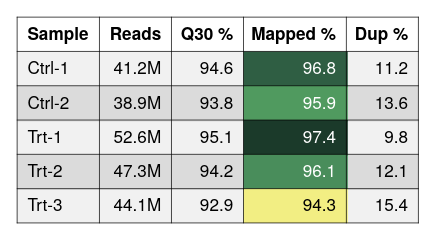

This figure's Vega-Lite source:
### Vega-Lite specification from a JSON file in a GitHub repository (floating-point values rounded to 4 significant figures)
{"background": null, "config": {"arc": {"fill": "#DBDBDB", "fillOpacity": 1.0, "innerRadius": 25.0, "padAngle": 0.03, "stroke": "black", "strokeOpacity": 1, "strokeWidth": 0.25}, "area": {"fill": "#DBDBDB", "fillOpacity": 1.0, "stroke": "black", "strokeOpacity": 1, "strokeWidth": 0.25}, "axis": {"domain": true, "domainCap": "round", "domainColor": "black", "domainWidth": 0.25, "grid": false, "gridCap": "round", "gridColor": "#F1F1F1", "gridDash": [0, 0], "gridOpacity": 1.0, "gridWidth": 0.25, "labelColor": "black", "labelFont": "Helvetica Neue, HelveticaNeue, Helvetica, Arial, sans-serif", "labelFontSize": 6, "labelFontStyle": "normal", "labelFontWeight": 400, "offset": 0, "ticks": true, "tickCap": "round", "tickColor": "black", "tickRound": false, "tickSize": 3.0, "tickWidth": 0.25, "titleColor": "black", "titleFont": "Helvetica Neue, HelveticaNeue, Helvetica, Arial, sans-serif", "titleFontSize": 6, "titleFontStyle": "normal", "titleFontWeight": 400}, "axisX": {"domain": true, "labelAlign": "center", "labelAngle": 0, "labels": true, "ticks": true, "translate": 0}, "axisY": {"domain": true, "labelAlign": "right", "labelAngle": 0, "labels": true, "ticks": true, "translate": 0}, "axisRight": {"domain": true, "labelAlign": "left", "labelAngle": 0, "labels": true, "ticks": true, "translate": 0}, "axisTop": {"domain": true, "labelAlign": "center", "labelAngle": 0, "labels": true, "ticks": true, "translate": 0}, "axisBand": {"tickOffset": 0}, "bar": {"fill": "#DBDBDB", "fillOpacity": 1.0, "stroke": "black", "strokeOpacity": 1, "strokeWidth": 0.25}, "boxplot": {"size": 9.0, "ticks": {"cornerRadius": 0.25, "fill": "black", "opacity": 1, "size": 4.5, "thickness": 0.25}, "box": {"fillOpacity": 1.0, "stroke": "black", "strokeOpacity": 1, "strokeWidth": 0.25}, "median": {"cornerRadius": 0, "fill": "black", "fillOpacity": 1.0, "opacity": 1, "size": 9.0, "thickness": 0.25}, "rule": {"fill": "black", "fillOpacity": 1.0, "size": 10.0, "stroke": "black", "strokeDash": [0, 0], "strokeOpacity": 1, "strokeWidth": 0.25}, "outliers": {"color": "black", "fill": "black", "fillOpacity": 1.0, "size": 0, "stroke": "black", "strokeOpacity": 1, "strokeWidth": 0.25}}, "circle": {"fill": "black", "fillOpacity": 1.0, "size": 1.25, "stroke": null, "strokeOpacity": 1, "strokeWidth": 0.25}, "errorband": {"band": {"fillOpacity": 0.6, "stroke": null, "strokeWidth": 0.25, "strokeOpacity": 1}, "borders": {"opacity": 0, "strokeOpacity": 1, "strokeWidth": 0.25}}, "errorbar": {"opacity": 1, "rule": {"strokeDash": [0, 0], "strokeWidth": 0.25}, "ticks": {"color": "black", "cornerRadius": 0.125, "opacity": 1, "size": 6.0, "thickness": 0.25}, "thickness": 0.25}, "font": "Helvetica Neue, HelveticaNeue, Helvetica, Arial, sans-serif", "geoshape": {"fill": "#DBDBDB", "fillOpacity": 1.0, "stroke": "black", "strokeOpacity": 1, "strokeWidth": 0.25}, "header": {"labelColor": "black", "labelFont": "Helvetica Neue, HelveticaNeue, Helvetica, Arial, sans-serif", "labelFontSize": 6, "labelFontStyle": "normal", "labelFontWeight": 400, "titleColor": "black", "titleFont": "Helvetica Neue, HelveticaNeue, Helvetica, Arial, sans-serif", "titleFontSize": 6, "titleFontStyle": "normal", "titleFontWeight": 400, "titlePadding": 0}, "legend": {"disable": false, "offset": 4.5, "titlePadding": 4, "labelOffset": 2, "gradientLabelOffset": 2, "columnPadding": 4, "rowPadding": 2, "gradientThickness": 5, "gradientOpacity": 1.0, "gradientStrokeColor": "black", "gradientStrokeWidth": 0.25, "labelColor": "black", "labelFont": "Helvetica Neue, HelveticaNeue, Helvetica, Arial, sans-serif", "labelFontSize": 6, "labelFontStyle": "normal", "labelFontWeight": 400, "strokeColor": "black", "strokeWidth": 0, "symbolSize": 36, "symbolStrokeColor": "black", "symbolStrokeWidth": 0.25, "titleColor": "black", "titleFont": "Helvetica Neue, HelveticaNeue, Helvetica, Arial, sans-serif", "titleFontSize": 6, "titleFontStyle": "normal", "titleFontWeight": 400}, "line": {"color": "black", "stroke": "black", "strokeCap": "butt", "strokeDash": [0, 0], "strokeOpacity": 1, "strokeWidth": 0.5}, "point": {"filled": true, "fill": "#DBDBDB", "fillOpacity": 1.0, "size": 5.0, "stroke": "black", "strokeOpacity": 1, "strokeWidth": 0.25}, "range": {"category": ["#9D9D9D", "#28287D", "#004225", "#47266F", "#00605D", "#DBDBDB", "#7983C1", "#6E927B", "#937FB4", "#699A97"], "diverging": {"scheme": ["#4F4265", "#6A5C82", "#85789D", "#A196B7", "#BDB5CE", "#D8D6DD", "#F6F6F6", "#CED8D7", "#9DBFBD", "#75A3A0", "#518683", "#326967", "#164D4B"]}, "heatmap": {"scheme": ["#440154", "#472270", "#433E82", "#38598C", "#2C728E", "#238A8D", "#24A086", "#39B578", "#5DC862", "#96D646", "#CAE02D", "#FDE724"]}, "ordinal": {"scheme": ["#F1F1F1", "#DBDBDB", "#C6C6C6", "#B2B2B2", "#9D9D9D", "#898989", "#767676", "#636363", "#515151", "#404040", "#2F2F2F", "#1F1F1F"]}, "ramp": {"scheme": ["#440154", "#472270", "#433E82", "#38598C", "#2C728E", "#238A8D", "#24A086", "#39B578", "#5DC862", "#96D646", "#CAE02D", "#FDE724"]}}, "rule": {"color": "black", "stroke": "black", "strokeCap": "round", "strokeDash": [2, 2], "strokeOpacity": 1, "strokeWidth": 0.25}, "scale": {"barBandPaddingInner": 0.1, "rectBandPaddingInner": 0, "tickBandPaddingInner": 0.1, "bandPaddingOuter": 0.1, "bandWithNestedOffsetPaddingInner": 0.2, "bandWithNestedOffsetPaddingOuter": 0.2, "offsetBandPaddingInner": 0, "offsetBandPaddingOuter": 0, "continuousPadding": 5.0, "round": false}, "rect": {"fill": "#DBDBDB", "fillOpacity": 1.0, "stroke": "black", "strokeOpacity": 1, "strokeWidth": 0.25}, "square": {"fill": "#DBDBDB", "fillOpacity": 1.0, "size": 10.0, "stroke": "black", "strokeOpacity": 1, "strokeWidth": 0.25}, "text": {"color": "black", "font": "Helvetica Neue, HelveticaNeue, Helvetica, Arial, sans-serif", "fontSize": 6, "fontStyle": "normal", "fontWeight": 400}, "tick": {"color": "black", "cornerRadius": 0.125, "opacity": 1.0, "size": 9.0, "thickness": 0.25}, "title": {"anchor": "middle", "frame": "group", "color": "black", "font": "Helvetica Neue, HelveticaNeue, Helvetica, Arial, sans-serif", "fontSize": 6, "fontStyle": "normal", "fontWeight": 400, "subtitleColor": "black", "subtitleFont": "Helvetica Neue, HelveticaNeue, Helvetica, Arial, sans-serif", "subtitleFontSize": 6, "subtitleFontStyle": "normal", "subtitleFontWeight": 400}, "trail": {"color": "black", "opacity": 1, "size": 0.5}, "view": {"continuousWidth": 100, "continuousHeight": 100, "discreteWidth": 100, "discreteHeight": 100, "fill": null, "stroke": null, "strokeWidth": 0.25}}, "layer": [{"data": {"name": "data-91056f8938c756990760b3ee3ffbadab"}, "mark": {"type": "rect", "fill": "#F1F1F1", "stroke": null, "strokeWidth": 0}, "encoding": {"x": {"value": 0}, "x2": {"value": 29.3}, "y": {"axis": null, "field": "__ytop", "scale": {"domain": [0, 72], "nice": false, "padding": 0, "range": [0, 72], "zero": false}, "type": "quantitative"}, "y2": {"field": "__ybot"}}, "transform": [{"window": [{"op": "row_number", "field": "", "as": "__rowidx"}]}, {"calculate": "12 + (datum.__rowidx - 1) * 12", "as": "__ytop"}, {"calculate": "min(12 + datum.__rowidx * 12 + 0.5, 72)", "as": "__ybot"}, {"calculate": "12 + (datum.__rowidx - 0.5) * 12", "as": "__ymid"}, {"filter": "(datum.__rowidx - 1) % 2 == 0"}]}, {"data": {"name": "data-91056f8938c756990760b3ee3ffbadab"}, "mark": {"type": "rect", "fill": "#DBDBDB", "stroke": null, "strokeWidth": 0}, "encoding": {"x": {"value": 0}, "x2": {"value": 29.3}, "y": {"axis": null, "field": "__ytop", "scale": {"domain": [0, 72], "nice": false, "padding": 0, "range": [0, 72], "zero": false}, "type": "quantitative"}, "y2": {"field": "__ybot"}}, "transform": [{"window": [{"op": "row_number", "field": "", "as": "__rowidx"}]}, {"calculate": "12 + (datum.__rowidx - 1) * 12", "as": "__ytop"}, {"calculate": "min(12 + datum.__rowidx * 12 + 0.5, 72)", "as": "__ybot"}, {"calculate": "12 + (datum.__rowidx - 0.5) * 12", "as": "__ymid"}, {"filter": "(datum.__rowidx - 1) % 2 == 1"}]}, {"data": {"name": "data-91056f8938c756990760b3ee3ffbadab"}, "mark": {"type": "rect", "fill": "#F1F1F1", "stroke": null, "strokeWidth": 0}, "encoding": {"x": {"value": 28.8}, "x2": {"value": 54.5}, "y": {"axis": null, "field": "__ytop", "scale": {"domain": [0, 72], "nice": false, "padding": 0, "range": [0, 72], "zero": false}, "type": "quantitative"}, "y2": {"field": "__ybot"}}, "transform": [{"window": [{"op": "row_number", "field": "", "as": "__rowidx"}]}, {"calculate": "12 + (datum.__rowidx - 1) * 12", "as": "__ytop"}, {"calculate": "min(12 + datum.__rowidx * 12 + 0.5, 72)", "as": "__ybot"}, {"calculate": "12 + (datum.__rowidx - 0.5) * 12", "as": "__ymid"}, {"filter": "(datum.__rowidx - 1) % 2 == 0"}]}, {"data": {"name": "data-91056f8938c756990760b3ee3ffbadab"}, "mark": {"type": "rect", "fill": "#DBDBDB", "stroke": null, "strokeWidth": 0}, "encoding": {"x": {"value": 28.8}, "x2": {"value": 54.5}, "y": {"axis": null, "field": "__ytop", "scale": {"domain": [0, 72], "nice": false, "padding": 0, "range": [0, 72], "zero": false}, "type": "quantitative"}, "y2": {"field": "__ybot"}}, "transform": [{"window": [{"op": "row_number", "field": "", "as": "__rowidx"}]}, {"calculate": "12 + (datum.__rowidx - 1) * 12", "as": "__ytop"}, {"calculate": "min(12 + datum.__rowidx * 12 + 0.5, 72)", "as": "__ybot"}, {"calculate": "12 + (datum.__rowidx - 0.5) * 12", "as": "__ymid"}, {"filter": "(datum.__rowidx - 1) % 2 == 1"}]}, {"data": {"name": "data-91056f8938c756990760b3ee3ffbadab"}, "mark": {"type": "rect", "fill": "#F1F1F1", "stroke": null, "strokeWidth": 0}, "encoding": {"x": {"value": 54.0}, "x2": {"value": 79.7}, "y": {"axis": null, "field": "__ytop", "scale": {"domain": [0, 72], "nice": false, "padding": 0, "range": [0, 72], "zero": false}, "type": "quantitative"}, "y2": {"field": "__ybot"}}, "transform": [{"window": [{"op": "row_number", "field": "", "as": "__rowidx"}]}, {"calculate": "12 + (datum.__rowidx - 1) * 12", "as": "__ytop"}, {"calculate": "min(12 + datum.__rowidx * 12 + 0.5, 72)", "as": "__ybot"}, {"calculate": "12 + (datum.__rowidx - 0.5) * 12", "as": "__ymid"}, {"filter": "(datum.__rowidx - 1) % 2 == 0"}]}, {"data": {"name": "data-91056f8938c756990760b3ee3ffbadab"}, "mark": {"type": "rect", "fill": "#DBDBDB", "stroke": null, "strokeWidth": 0}, "encoding": {"x": {"value": 54.0}, "x2": {"value": 79.7}, "y": {"axis": null, "field": "__ytop", "scale": {"domain": [0, 72], "nice": false, "padding": 0, "range": [0, 72], "zero": false}, "type": "quantitative"}, "y2": {"field": "__ybot"}}, "transform": [{"window": [{"op": "row_number", "field": "", "as": "__rowidx"}]}, {"calculate": "12 + (datum.__rowidx - 1) * 12", "as": "__ytop"}, {"calculate": "min(12 + datum.__rowidx * 12 + 0.5, 72)", "as": "__ybot"}, {"calculate": "12 + (datum.__rowidx - 0.5) * 12", "as": "__ymid"}, {"filter": "(datum.__rowidx - 1) % 2 == 1"}]}, {"data": {"name": "data-91056f8938c756990760b3ee3ffbadab"}, "mark": {"type": "rect", "fill": "#F1F1F1", "stroke": null, "strokeWidth": 0}, "encoding": {"x": {"value": 79.2}, "x2": {"value": 115.7}, "y": {"axis": null, "field": "__ytop", "scale": {"domain": [0, 72], "nice": false, "padding": 0, "range": [0, 72], "zero": false}, "type": "quantitative"}, "y2": {"field": "__ybot"}}, "transform": [{"window": [{"op": "row_number", "field": "", "as": "__rowidx"}]}, {"calculate": "12 + (datum.__rowidx - 1) * 12", "as": "__ytop"}, {"calculate": "min(12 + datum.__rowidx * 12 + 0.5, 72)", "as": "__ybot"}, {"calculate": "12 + (datum.__rowidx - 0.5) * 12", "as": "__ymid"}, {"filter": "(datum.__rowidx - 1) % 2 == 0"}]}, {"data": {"name": "data-91056f8938c756990760b3ee3ffbadab"}, "mark": {"type": "rect", "fill": "#DBDBDB", "stroke": null, "strokeWidth": 0}, "encoding": {"x": {"value": 79.2}, "x2": {"value": 115.7}, "y": {"axis": null, "field": "__ytop", "scale": {"domain": [0, 72], "nice": false, "padding": 0, "range": [0, 72], "zero": false}, "type": "quantitative"}, "y2": {"field": "__ybot"}}, "transform": [{"window": [{"op": "row_number", "field": "", "as": "__rowidx"}]}, {"calculate": "12 + (datum.__rowidx - 1) * 12", "as": "__ytop"}, {"calculate": "min(12 + datum.__rowidx * 12 + 0.5, 72)", "as": "__ybot"}, {"calculate": "12 + (datum.__rowidx - 0.5) * 12", "as": "__ymid"}, {"filter": "(datum.__rowidx - 1) % 2 == 1"}]}, {"data": {"name": "data-91056f8938c756990760b3ee3ffbadab"}, "mark": {"type": "rect", "fill": "#F1F1F1", "stroke": null, "strokeWidth": 0}, "encoding": {"x": {"value": 115.2}, "x2": {"value": 140.4}, "y": {"axis": null, "field": "__ytop", "scale": {"domain": [0, 72], "nice": false, "padding": 0, "range": [0, 72], "zero": false}, "type": "quantitative"}, "y2": {"field": "__ybot"}}, "transform": [{"window": [{"op": "row_number", "field": "", "as": "__rowidx"}]}, {"calculate": "12 + (datum.__rowidx - 1) * 12", "as": "__ytop"}, {"calculate": "min(12 + datum.__rowidx * 12 + 0.5, 72)", "as": "__ybot"}, {"calculate": "12 + (datum.__rowidx - 0.5) * 12", "as": "__ymid"}, {"filter": "(datum.__rowidx - 1) % 2 == 0"}]}, {"data": {"name": "data-91056f8938c756990760b3ee3ffbadab"}, "mark": {"type": "rect", "fill": "#DBDBDB", "stroke": null, "strokeWidth": 0}, "encoding": {"x": {"value": 115.2}, "x2": {"value": 140.4}, "y": {"axis": null, "field": "__ytop", "scale": {"domain": [0, 72], "nice": false, "padding": 0, "range": [0, 72], "zero": false}, "type": "quantitative"}, "y2": {"field": "__ybot"}}, "transform": [{"window": [{"op": "row_number", "field": "", "as": "__rowidx"}]}, {"calculate": "12 + (datum.__rowidx - 1) * 12", "as": "__ytop"}, {"calculate": "min(12 + datum.__rowidx * 12 + 0.5, 72)", "as": "__ybot"}, {"calculate": "12 + (datum.__rowidx - 0.5) * 12", "as": "__ymid"}, {"filter": "(datum.__rowidx - 1) % 2 == 1"}]}, {"data": {"name": "data-91056f8938c756990760b3ee3ffbadab"}, "mark": {"type": "rect", "stroke": null, "strokeWidth": 0}, "encoding": {"color": {"field": "mapped", "legend": null, "scale": {"domain": [94.3, 97.4], "range": ["#F2EE83", "#CEE37A", "#ACD770", "#8AC867", "#68B961", "#58A761", "#4D945E", "#438156", "#396E4D", "#2E5C42", "#244B36", "#1B3A2A"]}, "type": "quantitative"}, "x": {"value": 79.2}, "x2": {"value": 115.7}, "y": {"axis": null, "field": "__ytop", "scale": {"domain": [0, 72], "nice": false, "padding": 0, "range": [0, 72], "zero": false}, "type": "quantitative"}, "y2": {"field": "__ybot"}}, "transform": [{"window": [{"op": "row_number", "field": "", "as": "__rowidx"}]}, {"calculate": "12 + (datum.__rowidx - 1) * 12", "as": "__ytop"}, {"calculate": "min(12 + datum.__rowidx * 12 + 0.5, 72)", "as": "__ybot"}, {"calculate": "12 + (datum.__rowidx - 0.5) * 12", "as": "__ymid"}]}, {"data": {"values": [{"__dysonsphere__": 1}]}, "mark": {"type": "rule", "color": "black", "strokeDash": [0, 0], "strokeWidth": 0.25}, "encoding": {"x": {"value": 0}, "x2": {"value": 140.4}, "y": {"value": 12}}}, {"data": {"values": [{"__dysonsphere__": 1}]}, "mark": {"type": "rule", "color": "black", "strokeDash": [0, 0], "strokeWidth": 0.25}, "encoding": {"x": {"value": 0}, "x2": {"value": 140.4}, "y": {"value": 24}}}, {"data": {"values": [{"__dysonsphere__": 1}]}, "mark": {"type": "rule", "color": "black", "strokeDash": [0, 0], "strokeWidth": 0.25}, "encoding": {"x": {"value": 0}, "x2": {"value": 140.4}, "y": {"value": 36}}}, {"data": {"values": [{"__dysonsphere__": 1}]}, "mark": {"type": "rule", "color": "black", "strokeDash": [0, 0], "strokeWidth": 0.25}, "encoding": {"x": {"value": 0}, "x2": {"value": 140.4}, "y": {"value": 48}}}, {"data": {"values": [{"__dysonsphere__": 1}]}, "mark": {"type": "rule", "color": "black", "strokeDash": [0, 0], "strokeWidth": 0.25}, "encoding": {"x": {"value": 0}, "x2": {"value": 140.4}, "y": {"value": 60}}}, {"data": {"values": [{"__dysonsphere__": 1}]}, "mark": {"type": "rule", "color": "black", "strokeDash": [0, 0], "strokeWidth": 0.25}, "encoding": {"x": {"value": 28.8}, "y": {"value": 0}, "y2": {"value": 72}}}, {"data": {"values": [{"__dysonsphere__": 1}]}, "mark": {"type": "rule", "color": "black", "strokeDash": [0, 0], "strokeWidth": 0.25}, "encoding": {"x": {"value": 54.0}, "y": {"value": 0}, "y2": {"value": 72}}}, {"data": {"values": [{"__dysonsphere__": 1}]}, "mark": {"type": "rule", "color": "black", "strokeDash": [0, 0], "strokeWidth": 0.25}, "encoding": {"x": {"value": 79.2}, "y": {"value": 0}, "y2": {"value": 72}}}, {"data": {"values": [{"__dysonsphere__": 1}]}, "mark": {"type": "rule", "color": "black", "strokeDash": [0, 0], "strokeWidth": 0.25}, "encoding": {"x": {"value": 115.2}, "y": {"value": 0}, "y2": {"value": 72}}}, {"data": {"values": [{"__dysonsphere__": 1}]}, "mark": {"type": "rule", "color": "black", "strokeDash": [0, 0], "strokeWidth": 0.25}, "encoding": {"x": {"value": 0}, "x2": {"value": 140.4}, "y": {"value": 0}}}, {"data": {"values": [{"__dysonsphere__": 1}]}, "mark": {"type": "rule", "color": "black", "strokeDash": [0, 0], "strokeWidth": 0.25}, "encoding": {"x": {"value": 0}, "x2": {"value": 140.4}, "y": {"value": 72}}}, {"data": {"values": [{"__dysonsphere__": 1}]}, "mark": {"type": "rule", "color": "black", "strokeDash": [0, 0], "strokeWidth": 0.25}, "encoding": {"x": {"value": 0}, "y": {"value": 0}, "y2": {"value": 72}}}, {"data": {"values": [{"__dysonsphere__": 1}]}, "mark": {"type": "rule", "color": "black", "strokeDash": [0, 0], "strokeWidth": 0.25}, "encoding": {"x": {"value": 140.4}, "y": {"value": 0}, "y2": {"value": 72}}}, {"data": {"name": "data-91056f8938c756990760b3ee3ffbadab"}, "mark": {"type": "text", "align": "left", "baseline": "middle", "fontSize": 6}, "encoding": {"text": {"field": "sample", "type": "nominal"}, "x": {"value": 3.6}, "y": {"axis": null, "field": "__ymid", "scale": {"domain": [0, 72], "nice": false, "padding": 0, "range": [0, 72], "zero": false}, "type": "quantitative"}}, "transform": [{"window": [{"op": "row_number", "field": "", "as": "__rowidx"}]}, {"calculate": "12 + (datum.__rowidx - 1) * 12", "as": "__ytop"}, {"calculate": "min(12 + datum.__rowidx * 12 + 0.5, 72)", "as": "__ybot"}, {"calculate": "12 + (datum.__rowidx - 0.5) * 12", "as": "__ymid"}, {"filter": "isValid(datum['sample'])"}]}, {"data": {"name": "data-91056f8938c756990760b3ee3ffbadab"}, "mark": {"type": "text", "align": "right", "baseline": "middle", "fontSize": 6}, "encoding": {"text": {"field": "reads", "format": ".3~s", "type": "quantitative"}, "x": {"value": 50.4}, "y": {"axis": null, "field": "__ymid", "scale": {"domain": [0, 72], "nice": false, "padding": 0, "range": [0, 72], "zero": false}, "type": "quantitative"}}, "transform": [{"window": [{"op": "row_number", "field": "", "as": "__rowidx"}]}, {"calculate": "12 + (datum.__rowidx - 1) * 12", "as": "__ytop"}, {"calculate": "min(12 + datum.__rowidx * 12 + 0.5, 72)", "as": "__ybot"}, {"calculate": "12 + (datum.__rowidx - 0.5) * 12", "as": "__ymid"}, {"filter": "isValid(datum['reads'])"}]}, {"data": {"name": "data-91056f8938c756990760b3ee3ffbadab"}, "mark": {"type": "text", "align": "right", "baseline": "middle", "fontSize": 6}, "encoding": {"text": {"field": "q30", "format": ".1f", "type": "quantitative"}, "x": {"value": 75.6}, "y": {"axis": null, "field": "__ymid", "scale": {"domain": [0, 72], "nice": false, "padding": 0, "range": [0, 72], "zero": false}, "type": "quantitative"}}, "transform": [{"window": [{"op": "row_number", "field": "", "as": "__rowidx"}]}, {"calculate": "12 + (datum.__rowidx - 1) * 12", "as": "__ytop"}, {"calculate": "min(12 + datum.__rowidx * 12 + 0.5, 72)", "as": "__ybot"}, {"calculate": "12 + (datum.__rowidx - 0.5) * 12", "as": "__ymid"}, {"filter": "isValid(datum['q30'])"}]}, {"data": {"name": "data-91056f8938c756990760b3ee3ffbadab"}, "mark": {"type": "text", "align": "right", "baseline": "middle", "fontSize": 6}, "encoding": {"color": {"field": "__tc_3", "scale": null, "type": "nominal"}, "text": {"field": "mapped", "format": ".1f", "type": "quantitative"}, "x": {"value": 111.6}, "y": {"axis": null, "field": "__ymid", "scale": {"domain": [0, 72], "nice": false, "padding": 0, "range": [0, 72], "zero": false}, "type": "quantitative"}}, "transform": [{"window": [{"op": "row_number", "field": "", "as": "__rowidx"}]}, {"calculate": "12 + (datum.__rowidx - 1) * 12", "as": "__ytop"}, {"calculate": "min(12 + datum.__rowidx * 12 + 0.5, 72)", "as": "__ybot"}, {"calculate": "12 + (datum.__rowidx - 0.5) * 12", "as": "__ymid"}, {"filter": "isValid(datum['mapped'])"}, {"calculate": "datum['mapped'] < 95.28636363636363 ? 'black' : 'white'", "as": "__tc_3"}]}, {"data": {"name": "data-91056f8938c756990760b3ee3ffbadab"}, "mark": {"type": "text", "align": "right", "baseline": "middle", "fontSize": 6}, "encoding": {"text": {"field": "dup", "format": ".1f", "type": "quantitative"}, "x": {"value": 136.8}, "y": {"axis": null, "field": "__ymid", "scale": {"domain": [0, 72], "nice": false, "padding": 0, "range": [0, 72], "zero": false}, "type": "quantitative"}}, "transform": [{"window": [{"op": "row_number", "field": "", "as": "__rowidx"}]}, {"calculate": "12 + (datum.__rowidx - 1) * 12", "as": "__ytop"}, {"calculate": "min(12 + datum.__rowidx * 12 + 0.5, 72)", "as": "__ybot"}, {"calculate": "12 + (datum.__rowidx - 0.5) * 12", "as": "__ymid"}, {"filter": "isValid(datum['dup'])"}]}, {"data": {"values": [{"__dysonsphere__": 1}]}, "mark": {"type": "text", "align": "left", "baseline": "middle", "fontSize": 6, "fontWeight": "bold"}, "encoding": {"text": {"value": "Sample"}, "x": {"value": 3.6}, "y": {"value": 6.0}}}, {"data": {"values": [{"__dysonsphere__": 1}]}, "mark": {"type": "text", "align": "right", "baseline": "middle", "fontSize": 6, "fontWeight": "bold"}, "encoding": {"text": {"value": "Reads"}, "x": {"value": 50.4}, "y": {"value": 6.0}}}, {"data": {"values": [{"__dysonsphere__": 1}]}, "mark": {"type": "text", "align": "right", "baseline": "middle", "fontSize": 6, "fontWeight": "bold"}, "encoding": {"text": {"value": "Q30 %"}, "x": {"value": 75.6}, "y": {"value": 6.0}}}, {"data": {"values": [{"__dysonsphere__": 1}]}, "mark": {"type": "text", "align": "right", "baseline": "middle", "fontSize": 6, "fontWeight": "bold"}, "encoding": {"text": {"value": "Mapped %"}, "x": {"value": 111.6}, "y": {"value": 6.0}}}, {"data": {"values": [{"__dysonsphere__": 1}]}, "mark": {"type": "text", "align": "right", "baseline": "middle", "fontSize": 6, "fontWeight": "bold"}, "encoding": {"text": {"value": "Dup %"}, "x": {"value": 136.8}, "y": {"value": 6.0}}}], "height": 72, "resolve": {"scale": {"color": "independent"}}, "view": {"fill": null, "stroke": null}, "width": 140.4, "$schema": "https://vega.github.io/schema/vega-lite/v6.4.1.json", "datasets": {"data-91056f8938c756990760b3ee3ffbadab": [{"sample": "Ctrl-1", "reads": 41200000, "q30": 94.6, "mapped": 96.8, "dup": 11.2}, {"sample": "Ctrl-2", "reads": 38900000, "q30": 93.8, "mapped": 95.9, "dup": 13.6}, {"sample": "Trt-1", "reads": 52600000, "q30": 95.1, "mapped": 97.4, "dup": 9.8}, {"sample": "Trt-2", "reads": 47300000, "q30": 94.2, "mapped": 96.1, "dup": 12.1}, {"sample": "Trt-3", "reads": 44100000, "q30": 92.9, "mapped": 94.3, "dup": 15.4}]}}
